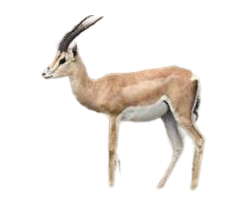
#> input picture Data/Test/a1.jpg, 250 x 200 px, found by its file name; its folder holds only this picture in this run
$ python hog_20230605092911.py
#> lines starting #> are read from the running program, lines starting #| are printed output that depends on the picture; after the words box and inside, x2 and y2 are one past the last pixel; in counts of white or black regions, pixels touching at a corner belong together
# importing required libraries
import cv2
import numpy as np
import os
import pandas as pd
import matplotlib.pyplot as plt


def _hog(image, shape):
    block_size = 16
    cell_size = 8
    assert (image.shape[0] % cell_size == 0 and image.shape[1] %
            cell_size == 0), "Size not supported"
    nbins = 9
    dx = np.array([[0, 0, 0], [-1, 0, 1], [0, 0, 0]])
    dy = dx.T
    # tinh -1: độ sâu
    gx = cv2.filter2D(image, -1, dx)
    gy = cv2.filter2D(image, -1, dy)
    #
    gs = np.sqrt(np.square(gx) + np.square(gy))
    phis = np.arctan(gy / (gx + 1e-6))
    phis[gx == 0] = np.pi / 2

    argmax_g = gs.argmax(axis=-1)

    # lấy ra g, phi mà tại đó g max
    g = np.take_along_axis(gs, argmax_g[..., None], axis=1)[..., 0]
    phi = np.take_along_axis(phis, argmax_g[..., None], axis=1)[..., 0]
    histogram = np.zeros(
        (g.shape[0] // cell_size, g.shape[1] // cell_size, nbins))
    for i in range(0, g.shape[0] - cell_size + 1, cell_size):
        for j in range(0, g.shape[1] - cell_size + 1, cell_size):
            g_in_square = g[i:i + cell_size, j:j + cell_size]
            phi_in_square = phi[i:i + cell_size, j:j + cell_size]

            bins = np.zeros(9)

            for u in range(0, g_in_square.shape[0]):
                for v in range(0, g_in_square.shape[1]):
                    g_pixel = g_in_square[u, v]
                    phi_pixel = phi_in_square[u, v] * 180 / np.pi
                    bin_index = int(phi_pixel // 20)
                    a = bin_index * 20
                    b = (bin_index + 1) * 20

                    value_1 = (phi_pixel - a) / 20 * g_pixel
                    value_2 = (b - phi_pixel) / 20 * g_pixel

                    bins[bin_index] += value_2
                    bins[(bin_index + 1) % 9] += value_1

            histogram[int(i / cell_size), int(j / cell_size), :] = bins

    t = block_size // cell_size
    hist = []
    for i in range(0, histogram.shape[0] - t + 1):
        for j in range(0, histogram.shape[1] - t + 1):
            block = histogram[i:i + t, j:j + t, :]
            block = block.flatten()
            block /= np.linalg.norm(block) + 1e-6
            hist.append(block)

    hist = np.array(hist)

    return hist.flatten()


def _extract_object(image):
    gray = cv2.cvtColor(image, cv2.COLOR_BGR2GRAY)
    image_cpy = cv2.threshold(
        gray, 60, 255, cv2.THRESH_BINARY | cv2.THRESH_OTSU)[1]

    image_cpy = cv2.bitwise_not(image_cpy)

    # Cut just the object out
    sums = image_cpy.sum(axis=0)
    t = np.where(sums != 0)
    x1, x2 = t[0][0], t[0][-1]
    sums = image_cpy.sum(axis=1)
    t = np.where(sums != 0)
    y1, y2 = t[0][0], t[0][-1]

    return image[y1:y2 + 1, x1:x2 + 1]


def _get_color_mean(image):
    # Lấy trung bình 3 từng kênh L*, a*, b*
    lab = cv2.cvtColor(image, cv2.COLOR_BGR2LAB)
    obj_color_mean = np.array(lab.mean(axis=(0, 1))[:3])
    obj_color_mean = obj_color_mean.reshape((-1, 1))

    return obj_color_mean


def _get_color_std(image):
    lab = cv2.cvtColor(image, cv2.COLOR_BGR2LAB)
    obj_color_std = np.array(lab.std(axis=(0, 1))[:3])
    obj_color_std = obj_color_std.reshape((-1, 1))

    return obj_color_std


def _pad_resize(image, shape):
    image = cv2.resize(image, (shape[1], shape[0]))
    return image


def extract_features(image, shape, name=""):
    assert image.shape[-1] == 3, "Expected 3 channels, got %d" % image.shape[-1]
    image = _extract_object(image)

    obj_color_mean = _get_color_mean(image)
    obj_color_std = _get_color_std(image)
    # Resize về cùng một cỡ và đệm 1 vòng pixel 0 bên ngoài,
    # bỏ comment ở dưới sẽ thấy
    image = _pad_resize(image, shape)
    # Chồng hog và màu thành 1 vector

    feature = obj_color_mean, obj_color_std, _hog(image, shape)

    return feature


def to_csv():
    path = "Data"
    FJoin = os.path.join
    files = [FJoin(path, f) for f in os.listdir(path)]
    shape = (256, 256)
    data = []
    labels = []

    for path in files[:1]:
        all_images = [FJoin(path, f) for f in os.listdir(path)]
        for image in all_images[:1]:
            img = cv2.imread(image)
#> img is the input picture: shape (200, 250, 3); mean B, G, R 233.2, 237.2, 241.5
            color_mean, color_std, hog = extract_features(img, shape, image)
#> in _extract_object, `image_cpy = cv2.threshold( gray, 60, 255, cv2.THRESH_BINARY | cv2.THRE..`:
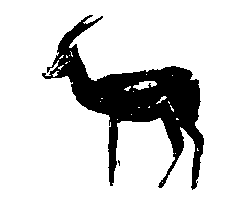
#> image_cpy: shape (200, 250); 83.4% white; 2 black regions (1 under 20 px), largest, box (x1, y1, x2, y2) and area: (42, 15, 204, 190) 8306
#> in _extract_object, `sums = image_cpy.sum(axis=0)`: sums = 250 values, max 28560 at index 111, min 0 at index 0, mean 8480.3
#> in _extract_object, `x1, x2 = t[0][0], t[0][-1]`: x1 = 42; x2 = 203
#> in _extract_object, `sums = image_cpy.sum(axis=1)`: sums = 200 values, max 32385 at index 76, min 0 at index 0, mean 10600.4
#> in _extract_object, `y1, y2 = t[0][0], t[0][-1]`: y1 = 15; y2 = 189
#> in _extract_object, `return image[y1:y2 + 1, x1:x2 + 1]`:
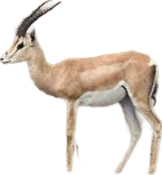
#> returned value: shape (175, 162, 3); mean of channels 0, 1, 2 216.6, 223.7, 231.2; drawn as B, G, R
#> in _get_color_mean, `lab = cv2.cvtColor(image, cv2.COLOR_BGR2LAB)`: lab: shape (175, 162, 3); mean of channels 0, 1, 2 227.4, 129.7, 132.7
#> in _get_color_mean, `obj_color_mean = np.array(lab.mean(axis=(0, 1))[:3])`: obj_color_mean = [227.4, 129.7, 132.7]
#> in _get_color_std, `obj_color_std = np.array(lab.std(axis=(0, 1))[:3])`: obj_color_std = [43.89, 3.39, 7.85]
#> in _pad_resize, `image = cv2.resize(image, (shape[1], shape[0]))`:
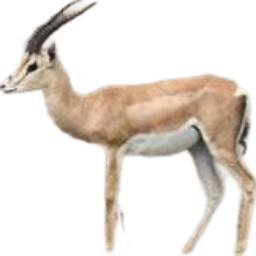
#> image: shape (256, 256, 3); mean of channels 0, 1, 2 216.6, 223.7, 231.1; drawn as B, G, R
#> in _hog, `gs = np.sqrt(np.square(gx) + np.square(gy))`:
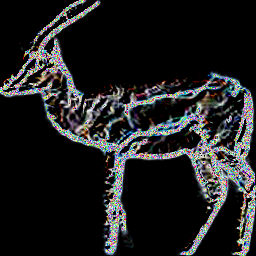
#> gs: shape (256, 256, 3) float16; mean of channels 0, 1, 2 2.02, 1.99, 1.94; drawn with min black and max white
#> in _hog, `phis[gx == 0] = np.pi / 2`:
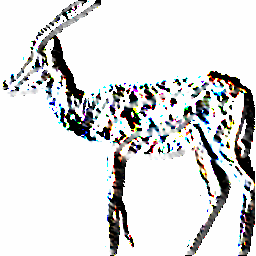
#> phis: shape (256, 256, 3) float64; mean of channels 0, 1, 2 1.36, 1.36, 1.35; drawn with min black and max white
#> in _hog, `argmax_g = gs.argmax(axis=-1)`:
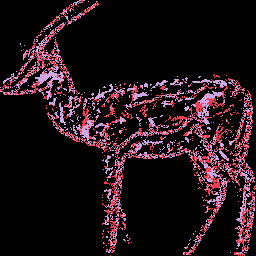
#> argmax_g: shape (256, 256) int64; 3 distinct labels, from 0 to 2; one colour per label, 0 black
#> in _hog, `phi = np.take_along_axis(phis, argmax_g[..., None], axis=1)[..., 0]`:
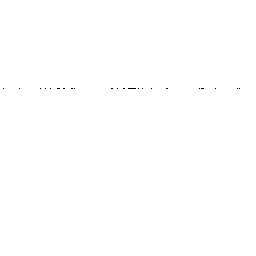
#> phi: shape (256, 256) float64; values 1.37 (black) and 1.57 (white), 99.9% white; black in thin lines or dots, all inside (x1, y1, x2, y2) = (3, 88, 240, 89)
#> after the loop in _hog, `for i in range(0, histogram.shape[0] - t + 1):`: hist = 961 items
#> color_mean = [227.4, 129.7, 132.7]; color_std = [43.89, 3.39, 7.85]
            print(image)
            labels.append(path)
            name = image.split("\\")
            color_std_output_path_csv = os.path.join(
                "Feature\\csv", 'color_out_' + name[-1].split('.')[0] + '.csv')
            color_std_output_path_csv = open(color_std_output_path_csv, "w")
            color_std = [str(f[0]) for f in color_std]
#> color_std = ['43.88805242061547', '3.391928775306898', '7.8490089156426945']
            color_std_output_path_csv.write("%s\n" % (",".join(color_std)))
            color_std_output_path_csv.close()

            color_mean_output_path_csv = os.path.join(
                "Feature\\csv", 'color_out_' + name[-1].split('.')[0] + '.csv')
            color_mean_output_path_csv = open(color_mean_output_path_csv, "w")
            color_mean = [str(f[0]) for f in color_mean]
#> color_mean = ['227.39492063492062', '129.69908289241621', '132.71908289241622']
            color_mean_output_path_csv.write("%s\n" % (",".join(color_mean)))
            color_mean_output_path_csv.close()

            color_std_output_path = os.path.join(
                "Feature\\csv", 'color_out_' + name[-1].split('.')[0] + '.csv')
            color_std_output_path = open(color_std_output_path, "w")
            color_std = [str(f[0]) for f in color_std]
#> color_std = ['4', '3', '7']
            color_std_output_path.write("%s\n" % (",".join(color_std)))
            color_std_output_path.close()

            # [4 lines of commented-out code are left out]


to_csv()

$ run again, on Data/Test/a5.jpg
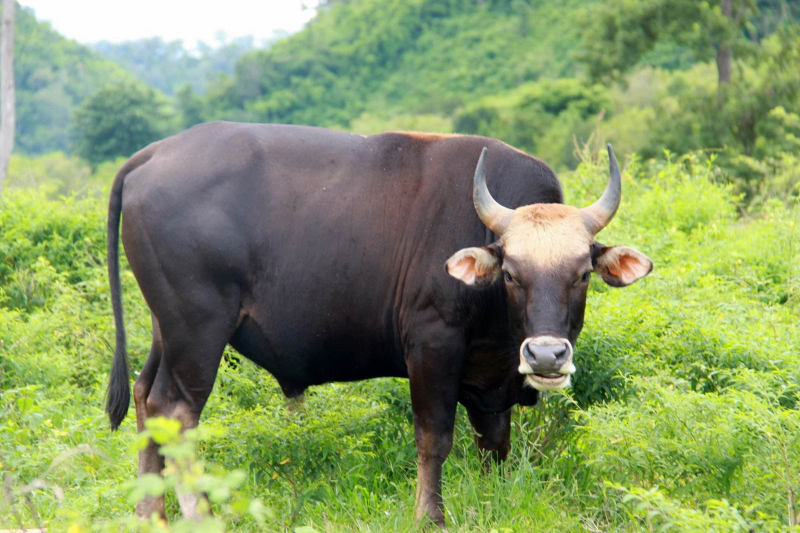
#> input picture Data/Test/a5.jpg, 1600 x 1066 px, found by its file name (shown at 1/2 size)
#> in to_csv, img is the input picture: shape (1066, 1600, 3); mean B, G, R 100.9, 152.4, 133.9
#> in _extract_object, `image_cpy = cv2.threshold( gray, 60, 255, cv2.THRESH_BINARY | cv2.THRE..`:
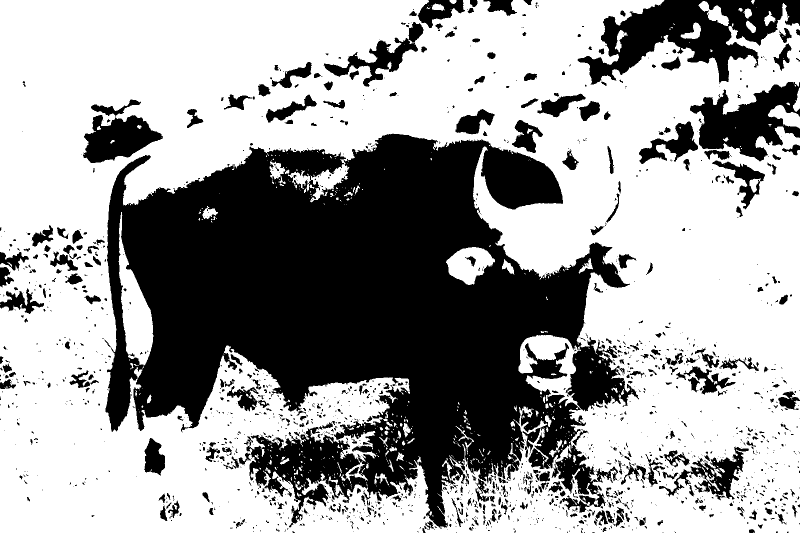
#> image_cpy: shape (1066, 1600) (shown at 1/2 size); 62.6% white; 1683 black regions (1256 under 20 px), largest, box (x1, y1, x2, y2) and area: (211, 267, 1278, 1057) 484798, (1155, 0, 1600, 169) 34465, (1380, 164, 1600, 323) 17874
#> in _extract_object, `sums = image_cpy.sum(axis=0)`: sums = 1600 values, max 209100 at index 859, min 3570 at index 106, mean 101615.4
#> x1 = 0; x2 = 1599
#> in _extract_object, `sums = image_cpy.sum(axis=1)`: sums = 1066 values, max 261885 at index 749, min 8415 at index 1062, mean 152518.5
#> y1 = 0; y2 = 1065
#> lab: shape (1066, 1600, 3); mean of channels 0, 1, 2 152.4, 113.8, 151.6
#> in _get_color_mean, `obj_color_mean = np.array(lab.mean(axis=(0, 1))[:3])`: obj_color_mean = [152.4, 113.8, 151.6]
#> in _get_color_std, `obj_color_std = np.array(lab.std(axis=(0, 1))[:3])`: obj_color_std = [60.5, 13.55, 22.81]
#> after the loop in _hog, `for i in range(0, histogram.shape[0] - t + 1):`: hist = 961 items
#> in _hog, `hist = np.array(hist)`:
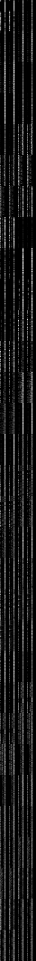
#> hist: shape (961, 36) float64; min 0, max 0.825, mean 0.0942
#> in to_csv, `color_mean, color_std, hog = extract_features(img, shape, image)`: color_mean = [152.4, 113.8, 151.6]; color_std = [60.5, 13.55, 22.81]
#> in to_csv, `color_std = [str(f[0]) for f in color_std]`: color_std = ['60.49708609899747', '13.546016544065777', '22.8141584218117']
#> in to_csv, `color_mean = [str(f[0]) for f in color_mean]`: color_mean = ['152.38436737804878', '113.78000234521576', '151.57919676360225']
#> in to_csv, `color_std = [str(f[0]) for f in color_std]`: color_std = ['6', '1', '2']
